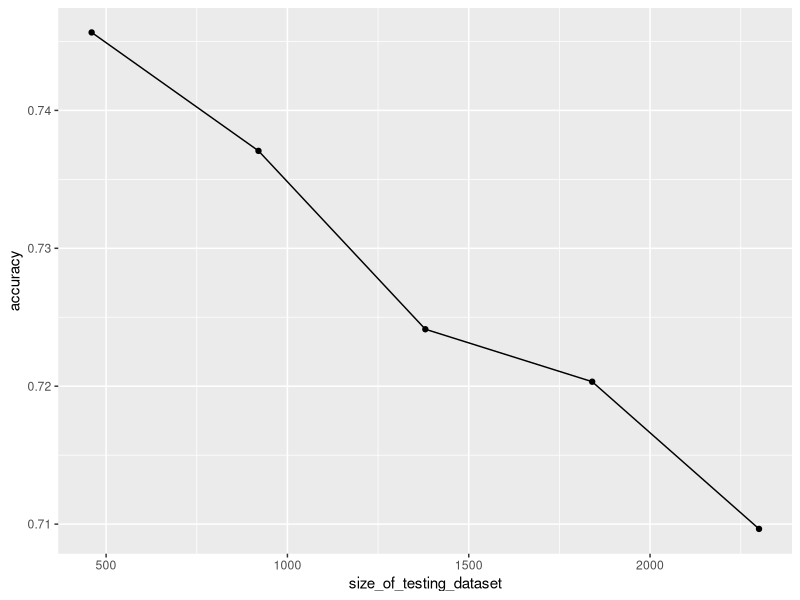

The R source for this figure:
library(e1071)
library(ggplot2)
library(kernlab)

data(spam)
size <- seq(0.1, 0.5, by=0.1)
n = dim(spam)[1]
mean_accuracy <- c()
for (j in 1:length(size)){
  accuracy <- c()
  s = n * size[j]
  for (k in 1:10){
    idx <- sample(1:dim(spam)[1], s)
    spamtrain <- spam[-idx, ][1:2000,]
    spamtest <- spam[idx, ]
    model <- naiveBayes(type ~ ., data = spamtrain)
    accuracy_table <- table(predict(model, spamtest), spamtest$type)
    #predict(model, spamtest, type = "raw")
    accuracy[k] <- sum(diag(accuracy_table)) / sum(accuracy_table)
  }
  mean_accuracy[j] <- mean(accuracy)
}

new_data <- data.frame(
  size_of_testing_dataset=size * n,  
  accuracy=mean_accuracy)
ggplot(new_data, aes(x=size_of_testing_dataset, y=accuracy)) + 
  geom_line() +
  geom_point()
